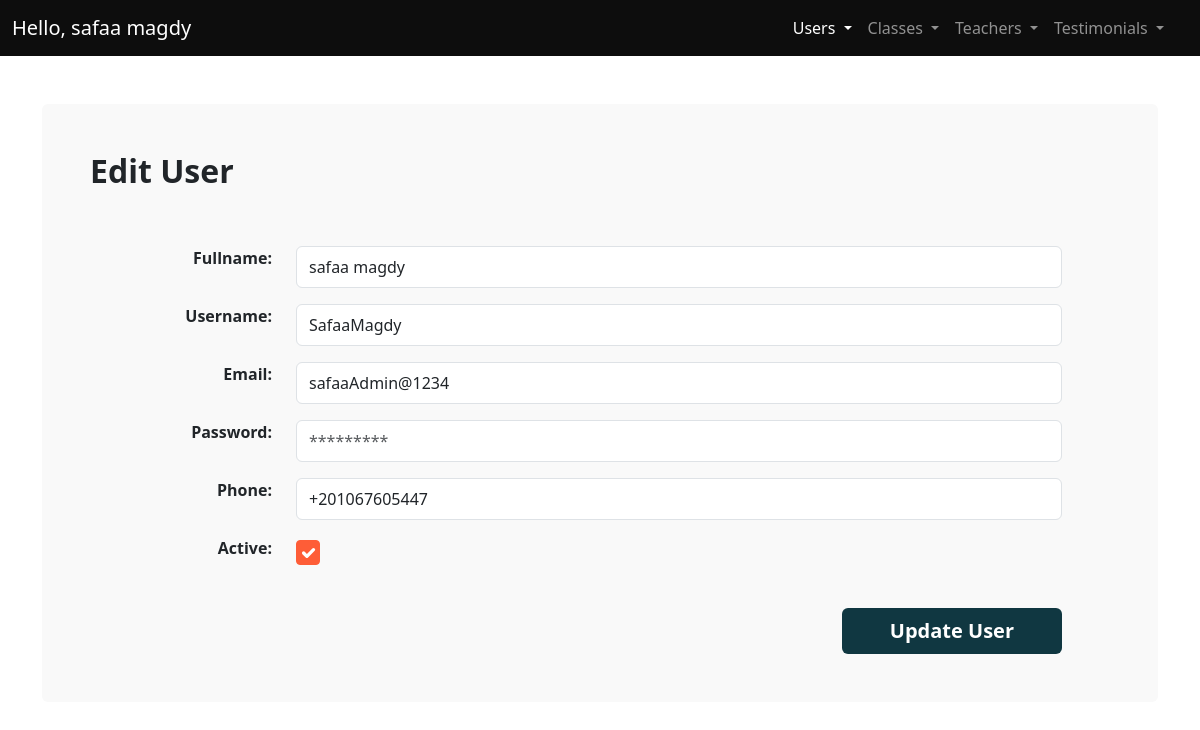
/admin/edit_user.php?id=1 (signed in), run on the app's committed database.
### tables this page shows
CREATE TABLE `users` (
  `id` int(11) NOT NULL,
  `fullName` varchar(200) NOT NULL,
  `userName` varchar(50) NOT NULL,
  `email` varchar(100) NOT NULL,
  `password` varchar(100) NOT NULL,
  `phone` varchar(15) DEFAULT NULL,
  `active` tinyint(1) NOT NULL,
  `regDate` timestamp NOT NULL DEFAULT current_timestamp()
);

### admin/edit_user.php (the view, shortened to what this page needs)
<?php
require_once "includes/conn.php";
if($_SERVER['REQUEST_METHOD'] == "GET") {
  try{
    $sql = "SELECT * FROM `users` WHERE id=?";
    $stmt = $conn->prepare($sql);
    $id=$_GET['id'];
    $stmt->execute([$id]);
    $user= $stmt->fetch();
  }catch(Exception $e){
    $error= $e->getMessage();
  }
}
?>
<!DOCTYPE html>
<html lang="en">
  <head>
    <link rel="stylesheet" href="css/main.min.css" />
    <link rel="stylesheet" href="css/styles.css" />
  </head>
  <body>
    <main>
    <?php require_once "includes/navbar.php"; ?>
      <div class="container my-5">
        <div class="bg-light p-5 rounded">
          <h2 class="fw-bold fs-2 mb-5 pb-2">Edit User</h2>
          <form action="" method="post" class="px-5">
            <div class="form-group mb-3 row">
              <label for="" class="form-label col-md-2 fw-bold text-end"
                >Fullname:</label
              >
              <div class="col-md-10">
                <input type="text" placeholder="<?php echo $user['fullName'] ?>" class="form-control py-2" name="fullName" value="<?php echo $user['fullName'] ?>"/>
              </div>
            </div>
            <div class="form-group mb-3 row">
              <label for="" class="form-label col-md-2 fw-bold text-end"
                >Username:</label
              >
              <div class="col-md-10">
                <input
                  type="text"
                  placeholder="<?php echo $user['userName'] ?>"
                  class="form-control py-2"
                  name="userName" value="<?php echo $user['userName'] ?>"
                />
              </div>
            </div>
            <div class="form-group mb-3 row">
              <label for="" class="form-label col-md-2 fw-bold text-end"
                >Email:</label
              >
              <div class="col-md-10">
                <input
                  type="email"
                  placeholder="<?php echo $user['email'] ?>" name="email"  value="<?php echo $user['email'] ?>"
                  class="form-control py-2"
                />
              </div>
            </div>
            <div class="form-group mb-3 row">
              <label for="" class="form-label col-md-2 fw-bold text-end"
                >Password:</label
              >
              <div class="col-md-10">
                <input
                  type="password"
                  placeholder="*********"   name="password"
                  class="form-control py-2"
                />
              </div>
            </div>
            <div class="form-group mb-3 row">
              <label for="" class="form-label col-md-2 fw-bold text-end"
                >Phone:</label
              >
              <div class="col-md-10">
                <input
                  type="text"
                  placeholder="<?php echo $user['phone'] ?>" name="phone"   value="<?php echo $user['phone'] ?>"
                  class="form-control py-2"
                />
              </div>
            </div>
            <div class="form-group mb-3 row">
              <label for="" class="form-label col-md-2 fw-bold text-end"
                >Active:</label
              >
              <div class="col-md-10">
                <input
                  type="checkbox"
                  class="form-check-input"
                  style="padding: 0.7rem;"   name="active"     value=1      <?php echo ($user['active']==1)?"checked":""; ?>         />
              </div>
            </div>
            <div class="text-end">
            <button
              class="btn mt-4 btn-secondary text-white fs-5 fw-bold border-0 py-2 px-md-5"
            >
              Update User
            </button>
          </div>
          </form>
        </div>
      </div>
    </main>
  </body>
</html>

### data on the page
users: fullName "safaa magdy", userName "SafaaMagdy", email "safaaAdmin@1234", phone "+201067605447", active "☑"

### other printed values
$name "safaa magdy"
